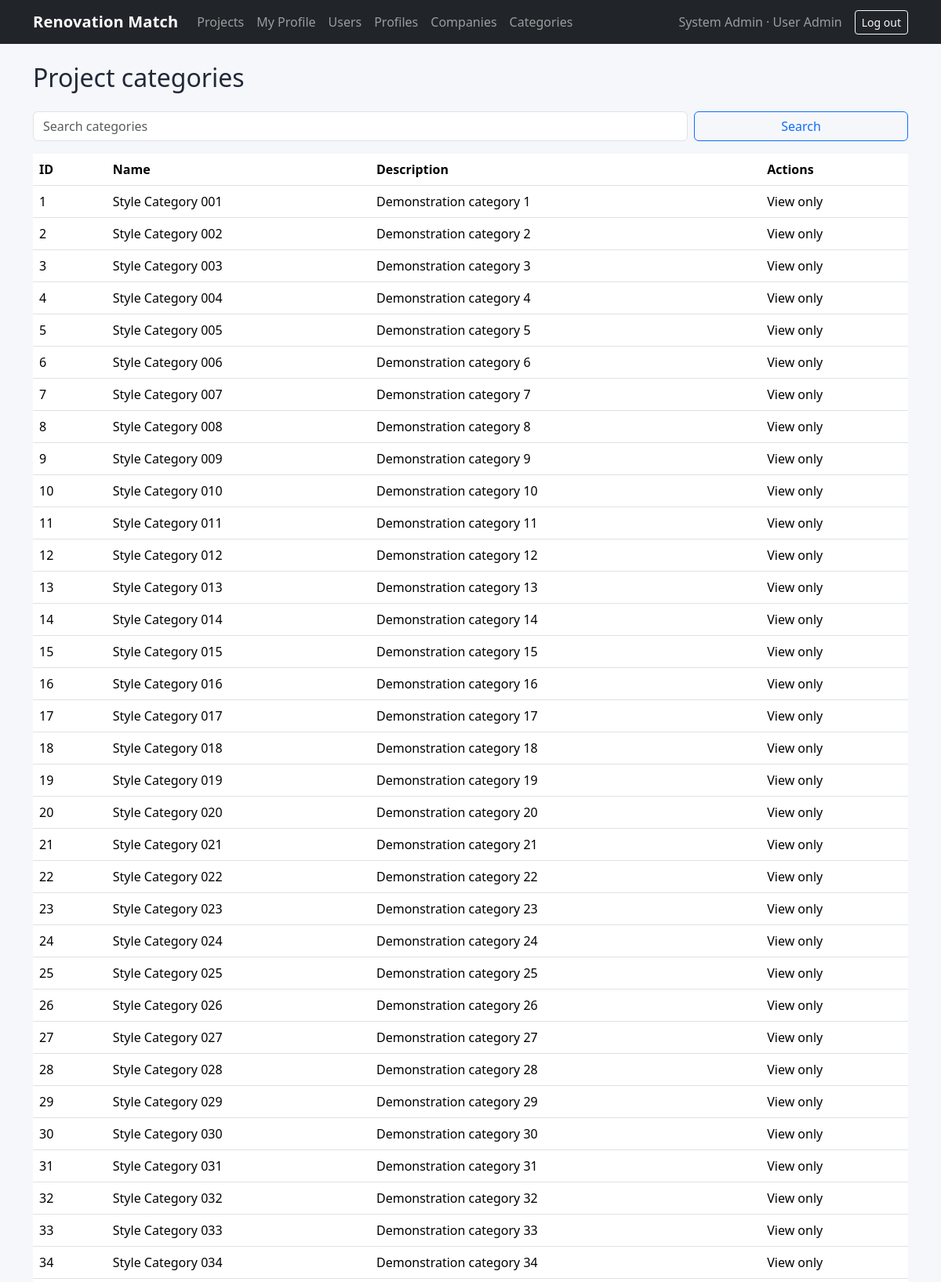
Page /categories (signed in, upper part) on the committed database.
### tables this page shows
CREATE TABLE users (
                id INTEGER PRIMARY KEY AUTOINCREMENT,
                username TEXT NOT NULL UNIQUE,
                email TEXT NOT NULL UNIQUE,
                password_hash TEXT NOT NULL,
                role TEXT NOT NULL CHECK(role IN
                    ('USER_ADMIN','INTERIOR_DESIGNER','CUSTOMER','PLATFORM_MANAGER')),
                full_name TEXT NOT NULL,
                status TEXT NOT NULL DEFAULT 'ACTIVE'
                    CHECK(status IN ('ACTIVE','SUSPENDED')),
                created_at TEXT NOT NULL
            );

CREATE TABLE categories (
                id INTEGER PRIMARY KEY AUTOINCREMENT,
                name TEXT NOT NULL UNIQUE,
                description TEXT DEFAULT '',
                created_at TEXT NOT NULL
            );

### backend/app/boundary/view_category_boundary.py (the view)
@bp.get("/categories")
@roles_required("PLATFORM_MANAGER", "USER_ADMIN")
def categories():
    return ViewCategoryBoundary().display_page()

### backend/app/boundary/view_category_boundary.py (called while the page is built)
    def display_page(self):
        success, result = self.controller.view_all_categories()
        if success:
            return self.show_categories(result)
        return self.show_error(result)

    def show_categories(self, rows):
        return render_template("categories.html", rows=rows, q="")

### backend/app/controller/view_category_controller.py (called while the page is built)
    def view_all_categories(self):
        try:
            return True, Category.view_all_categories()
        except Exception as e:
            return False, str(e)

### backend/app/entity/category.py (called while the page is built)
    @staticmethod
    def view_all_categories():
        return db.all("SELECT * FROM categories ORDER BY name")

### backend/app/entity/user_account.py (called while the page is built)
    @staticmethod
    def view_user_account(user_id: int):
        return db.one("SELECT * FROM users WHERE id=?", (user_id,))

### backend/app/services/auth.py (called while the page is built)
def load_current_user() -> None:
    uid = session.get("user_id")
    g.current_user = UserAccount.view_user_account(uid) if uid else None
    if g.current_user and g.current_user["status"] != "ACTIVE":
        session.clear()
        g.current_user = None

def current_user() -> dict | None:
    return g.get("current_user")

def roles_required(*roles: str):
    def decorator(fn: Callable):
        @wraps(fn)
        def wrapper(*args, **kwargs):
            user = current_user()
            if not user:
                if request.path.startswith("/api/"):
                    return jsonify(error="Login required"), 401
                flash("Please log in to continue.", "warning")
                return redirect(url_for("login_user_account.login"))
            if user["role"] not in roles:
                if request.path.startswith("/api/"):
                    return jsonify(error="You do not have permission for this action."), 403
                abort(403)
            return fn(*args, **kwargs)
        return wrapper
    return decorator

### backend/app/services/database.py (called while the page is built)
    def connect(self) -> sqlite3.Connection:
        conn = sqlite3.connect(self.path)
        conn.row_factory = sqlite3.Row
        conn.execute("PRAGMA foreign_keys = ON")
        return conn

    def one(self, sql: str, params: tuple = ()) -> sqlite3.Row | None:
        with self.connect() as conn:
            return conn.execute(sql, params).fetchone()

    def all(self, sql: str, params: tuple = ()) -> list[sqlite3.Row]:
        with self.connect() as conn:
            return conn.execute(sql, params).fetchall()

### frontend/templates/categories.html (shortened to what this page needs)
{% extends "base.html" %}{% block title %}IDP categories{% endblock %}
{% block content %}<div class="d-flex justify-content-between align-items-center mb-3"><h1 class="h2">Project categories</h1></div>
<form class="row g-2 mb-3" action="{{ url_for('search_category.category_search') }}"><div class="col-9"><input class="form-control" name="q" value="{{ q }}" placeholder="Search categories"></div><div class="col-3"><button class="btn btn-outline-primary w-100">Search</button></div></form>
<div class="table-responsive"><table class="table table-hover"><thead><tr><th>ID</th><th>Name</th><th>Description</th><th>Actions</th></tr></thead><tbody>{% for c in rows %}<tr><td>{{ c.id }}</td><td>{{ c.name }}</td><td>{{ c.description }}</td><td>{% if current_user.role=='PLATFORM_MANAGER' %}<a class="btn btn-sm btn-outline-primary" href="{{ url_for('update_category.category_edit',category_id=c.id) }}">Edit</a> <form class="d-inline" method="post" action="{{ url_for('delete_category.category_delete',category_id=c.id) }}" onsubmit="return confirm('Delete this category?')"><button class="btn btn-sm btn-outline-danger">Delete</button></form>{% else %}View only{% endif %}</td></tr>{% else %}<tr><td colspan="4">No categories found.</td></tr>{% endfor %}</tbody></table></div>{% endblock %}

### frontend/templates/base.html (shortened to what this page needs)
<!doctype html>
<html lang="en">
<head>
  <link href="https://cdn.jsdelivr.net/npm/bootstrap@5.3.3/dist/css/bootstrap.min.css" rel="stylesheet">
  <link href="{{ url_for('static', filename='style.css') }}" rel="stylesheet">
</head>
<body>
<nav class="navbar navbar-expand-lg navbar-dark bg-dark">
  <div class="container">
    <a class="navbar-brand" href="{{ url_for('view_dashboard.dashboard') if current_user else url_for('login_user_account.login') }}">Renovation Match</a>
    {% if current_user %}
    <div class="collapse navbar-collapse" id="nav">
      <ul class="navbar-nav me-auto">
        <li class="nav-item"><a class="nav-link" href="{{ url_for('view_project.projects') }}">Projects</a></li>
        <li class="nav-item"><a class="nav-link" href="{{ url_for('view_user_profile.profile') }}">My Profile</a></li>
        {% if current_user.role == 'USER_ADMIN' %}
          <li class="nav-item"><a class="nav-link" href="{{ url_for('view_user_account.users_list') }}">Users</a></li>
          <li class="nav-item"><a class="nav-link" href="{{ url_for('search_user_profile.profiles_search') }}">Profiles</a></li>
          <li class="nav-item"><a class="nav-link" href="{{ url_for('view_company.companies') }}">Companies</a></li>
          <li class="nav-item"><a class="nav-link" href="{{ url_for('view_category.categories') }}">Categories</a></li>
        {% elif current_user.role == 'CUSTOMER' %}
          <li class="nav-item"><a class="nav-link" href="{{ url_for('view_favourites.shortlist') }}">My Shortlist</a></li>
          <li class="nav-item"><a class="nav-link" href="{{ url_for('compare_favourites.compare') }}">Compare</a></li>
        {% endif %}
      </ul>
      <span class="navbar-text me-3">{{ current_user.full_name }} · {{ current_user.role.replace('_',' ').title() }}</span>
      <form method="post" action="{{ url_for('logout_user_account.logout') }}"><button class="btn btn-outline-light btn-sm">Log out</button></form>
    </div>
    {% endif %}
  </div>
</nav>
<main class="container py-4">
  {% block content %}{% endblock %}
</main>
</body></html>

### frontend/static/style.css (style rules this page uses)
body { background: #f6f7fb; color: #202938; }
.navbar-brand { font-weight: 700; letter-spacing: .2px; }
.table { background: white; }

### rows in the picture
users: full_name "System Admin", role.replace "User Admin"
categories: id "1", name "Style Category 001", description "Demonstration category 1", shows "View only"
categories: id "2", name "Style Category 002", description "Demonstration category 2", shows "View only"
categories: id "3", name "Style Category 003", description "Demonstration category 3", shows "View only"
categories: id "4", name "Style Category 004", description "Demonstration category 4", shows "View only"
categories: id "5", name "Style Category 005", description "Demonstration category 5", shows "View only"
categories: id "6", name "Style Category 006", description "Demonstration category 6", shows "View only"
categories: id "7", name "Style Category 007", description "Demonstration category 7", shows "View only"
categories: id "8", name "Style Category 008", description "Demonstration category 8", shows "View only"
categories: id "9", name "Style Category 009", description "Demonstration category 9", shows "View only"
categories: id "10", name "Style Category 010", description "Demonstration category 10", shows "View only"
categories: id "11", name "Style Category 011", description "Demonstration category 11", shows "View only"
categories: id "12", name "Style Category 012", description "Demonstration category 12", shows "View only"
categories: id "13", name "Style Category 013", description "Demonstration category 13", shows "View only"
categories: id "14", name "Style Category 014", description "Demonstration category 14", shows "View only"
categories: id "15", name "Style Category 015", description "Demonstration category 15", shows "View only"
categories: id "16", name "Style Category 016", description "Demonstration category 16", shows "View only"
categories: id "17", name "Style Category 017", description "Demonstration category 17", shows "View only"
categories: id "18", name "Style Category 018", description "Demonstration category 18", shows "View only"
categories: id "19", name "Style Category 019", description "Demonstration category 19", shows "View only"
categories: id "20", name "Style Category 020", description "Demonstration category 20", shows "View only"
categories: id "21", name "Style Category 021", description "Demonstration category 21", shows "View only"
categories: id "22", name "Style Category 022", description "Demonstration category 22", shows "View only"
categories: id "23", name "Style Category 023", description "Demonstration category 23", shows "View only"
categories: id "24", name "Style Category 024", description "Demonstration category 24", shows "View only"
categories: id "25", name "Style Category 025", description "Demonstration category 25", shows "View only"
categories: id "26", name "Style Category 026", description "Demonstration category 26", shows "View only"
categories: id "27", name "Style Category 027", description "Demonstration category 27", shows "View only"
categories: id "28", name "Style Category 028", description "Demonstration category 28", shows "View only"
categories: id "29", name "Style Category 029", description "Demonstration category 29", shows "View only"
categories: id "30", name "Style Category 030", description "Demonstration category 30", shows "View only"
categories: id "31", name "Style Category 031", description "Demonstration category 31", shows "View only"
categories: id "32", name "Style Category 032", description "Demonstration category 32", shows "View only"
categories: id "33", name "Style Category 033", description "Demonstration category 33", shows "View only"
categories: id "34", name "Style Category 034", description "Demonstration category 34", shows "View only"
